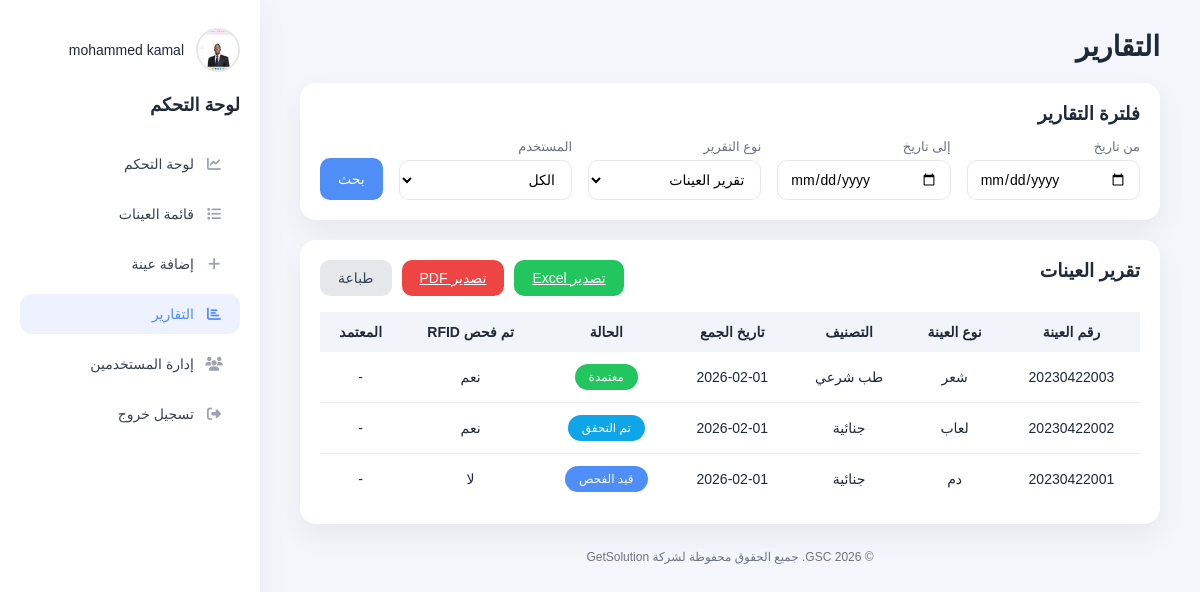
Page /api/reports/ (signed in) on the committed database.
### Users/models.py (models this page shows, shortened)
class UserProfile(models.Model):
	user = models.OneToOneField(User, on_delete=models.CASCADE)
	avatar = models.ImageField(upload_to='avatars/', null=True, blank=True)

### Samples/models.py (models this page shows)
class Sample(models.Model):
    STATUS_CHOICES = (
        ('pending', 'Pending'),
        ('checked', 'RFID Checked'),
        ('approved', 'Approved'),
        ('rejected', 'Rejected'),
    )
    sample_number = models.CharField(max_length=50, unique=True)
    sample_type = models.CharField(max_length=50)
    category = models.CharField(max_length=50)
    person_name = models.CharField(max_length=100)
    collected_date = models.DateField()
    location = models.CharField(max_length=100, blank=True)  # Added field for location
    rfid = models.OneToOneField(RFIDTag, on_delete=models.PROTECT)
    status = models.CharField(max_length=20, choices=STATUS_CHOICES, default='pending')

### Samples/views.py (the view)
# urls.py: path('reports/', reports_view, name='reports'),
@login_required
@permission_required('Samples.view_auditlog', raise_exception=True)
def reports_view(request):
	report_type = request.GET.get('report_type', 'samples')
	from_date = request.GET.get('from_date', '').strip()
	to_date = request.GET.get('to_date', '').strip()
	user_id = request.GET.get('user_id', '').strip()
	from django.contrib.auth.models import User
	users = User.objects.all().order_by('username')
	columns, rows, title = _build_report(report_type, from_date, to_date, user_id)
	context = {
		'report_type': report_type,
		'from_date': from_date,
		'to_date': to_date,
		'user_id': user_id,
		'users': users,
		'columns': columns,
		'rows': rows,
		'title': title,
		'can_export': _can_export(request.user),
	}
	return render(request, 'Samples/reports.html', context)

### Samples/views.py (called while the page is built)
def _can_export(user):
	return user.groups.filter(name__in=['Admin', 'Operator']).exists()

### Samples/templates/Samples/reports.html (shortened to what this page needs)
{% extends 'Samples/base.html' %}
{% load i18n %}
{% block content %}
<h1>{% trans "التقارير" %}</h1>
<div class="card">
  <h3>{% trans "فلترة التقارير" %}</h3>
  <form method="get" class="filters" style="grid-template-columns:1fr 1fr 1fr 1fr auto;">
    <div>
      <label>{% trans "من تاريخ" %}</label>
      <input type="date" name="from_date" value="{{ from_date }}">
    </div>
    <div>
      <label>{% trans "إلى تاريخ" %}</label>
      <input type="date" name="to_date" value="{{ to_date }}">
    </div>
    <div>
      <label>{% trans "نوع التقرير" %}</label>
      <select name="report_type">
        <option value="samples" {% if report_type == 'samples' %}selected{% endif %}>{% trans "تقرير العينات" %}</option>
      </select>
    </div>
    <div>
      <label>{% trans "المستخدم" %}</label>
      <select name="user_id">
        <option value="">{% trans "الكل" %}</option>
      </select>
    </div>
    <button class="btn btn-blue" type="submit">{% trans "بحث" %}</button>
  </form>
</div>
<div class="card">
  <div style="display:flex;justify-content:space-between;align-items:center;">
    <h3>{{ title }}</h3>
    <div style="display:flex;gap:10px;">
      {% if can_export %}
        <a class="btn btn-green" href="{% url 'reports-export-excel' %}?{{ request.GET.urlencode }}">{% trans "تصدير Excel" %}</a>
        <a class="btn btn-red" href="{% url 'reports-export-pdf' %}?{{ request.GET.urlencode }}">{% trans "تصدير PDF" %}</a>
      {% endif %}
      <button class="btn btn-gray" onclick="window.print()">{% trans "طباعة" %}</button>
    </div>
  </div>
  <div class="spacer"></div>
  <table>
    <thead>
      <tr>
        {% for col in columns %}
          <th>{{ col.label }}</th>
        {% endfor %}
      </tr>
    </thead>
    <tbody>
      {% for row in rows %}
        <tr>
          {% for cell in row %}
            <td>
              {% if cell.is_status %}
                <span class="status {% if cell.value == 'approved' or cell.value == 'معتمدة' %}approved{% elif cell.value == 'checked' or cell.value == 'تم التحقق' %}checked{% elif cell.value == 'pending' or cell.value == 'قيد الفحص' %}pending{% else %}rejected{% endif %}">
                  {{ cell.value }}
                </span>
              {% else %}
                {{ cell.value }}
              {% endif %}
            </td>
          {% endfor %}
        </tr>
      {% empty %}
        <tr><td colspan="{{ columns|length }}">{% trans "لا توجد بيانات" %}</td></tr>
      {% endfor %}
    </tbody>
  </table>
</div>
{% endblock %}

### Samples/templates/Samples/base.html (shortened to what this page needs)
<!DOCTYPE html>
<html lang="{% if LANGUAGE_CODE == 'ar' %}ar{% else %}en{% endif %}" dir="{% if LANGUAGE_CODE == 'ar' %}rtl{% else %}ltr{% endif %}">
<head>
    {% load i18n %}
    <link rel="stylesheet" href="https://cdnjs.cloudflare.com/ajax/libs/font-awesome/6.4.0/css/all.min.css">
</head>
<body>
<div class="layout">
    {% if request.user.is_authenticated %}
    <aside class="sidebar">
        <div class="avatar" id="avatarMenu">
            {% if request.user.userprofile.avatar %}
                <img class="avatar-img" alt="avatar" src="{{ request.user.userprofile.avatar.url }}">
            {% endif %}
            <div class="avatar-name">{{ request.user.get_full_name|default:request.user.username }}</div>
        </div>
        <h3>{% trans "Control Panel" %}</h3>
        <a href="{% url 'dashboard' %}" class="{% if '/api/dashboard/' in request.path %}active{% endif %}"><i class="fas fa-chart-line"></i>{% trans "Dashboard" %}</a>
        <a href="/api/samples/web/" class="{% if '/api/samples/web/' in request.path %}active{% endif %}"><i class="fas fa-list"></i>{% trans "Sample List" %}</a>
        <a href="/api/samples/add/" class="{% if '/api/samples/add/' in request.path %}active{% endif %}"><i class="fas fa-plus"></i>{% trans "Add Sample" %}</a>
        <a href="{% url 'reports' %}" class="{% if '/api/reports/' in request.path %}active{% endif %}"><i class="fas fa-chart-bar"></i>{% trans "Reports" %}</a>
        {% if request.user.is_superuser %}
            <a href="{% url 'user_management' %}" class="{% if '/users/management/' in request.path %}active{% endif %}"><i class="fas fa-users"></i>{% trans "User Management" %}</a>
        {% endif %}
        <a href="/users/logout/"><i class="fas fa-sign-out-alt"></i>{% trans "Logout" %}</a>
    </aside>
    {% endif %}
    <main class="main" style="width:100%;">
        {% block content %}{% endblock %}
        <div class="spacer"></div>
        <div class="muted" style="text-align:center;font-size:12px;padding:10px 0;">
            {% trans "© 2026 GSC. All rights reserved for GetSolution Co" %}
        </div>
    </main>
</div>
</body>
</html>

### Samples/templates/Samples/base.html (style rules this page uses)
:root { --blue:#4f8df7; --blue-2:#3b82f6; --green:#22c55e; --green-2:#34b399; --red:#ef4444; --bg:#f4f6fb; --card:#ffffff; --text:#1f2937; --muted:#6b7280; --border:#e5e7eb; --radius:16px; }
* { box-sizing:border-box;font-family:"Cairo",sans-serif }
body { margin:0;background:var(--bg);color:var(--text) }
.layout { display:flex;min-height:100vh;direction:ltr }
.sidebar { direction:rtl;width:260px;background:#fff;padding:28px 20px;box-shadow:0 10px 30px rgba(0,0,0,.06) }
.main { direction:rtl;flex:1;padding:30px 40px }
.sidebar h3 { margin:0 0 28px 0;font-size:18px }
.sidebar .avatar { display:flex;align-items:center;gap:12px;margin-bottom:22px;position:relative }
.sidebar .avatar-img { width:44px;height:44px;border-radius:50%;object-fit:cover;border:2px solid #e5e7eb }
.sidebar .avatar-name { font-size:14px;color:#1f2937 }
.sidebar a { display:block;padding:12px 16px;margin-bottom:10px;border-radius:12px;text-decoration:none;color:#374151;font-size:14px;display:flex;align-items:center;gap:10px }
.sidebar a i { width:20px;text-align:center;color:#9ca3af;font-size:14px }
.sidebar a.active,.sidebar a:hover { background:#eef2ff;color:var(--blue) }
.sidebar a.active i,.sidebar a:hover i { color:var(--blue) }
h1 { margin:0 0 20px 0;font-size:28px }
h3 { margin:0 0 14px 0 }
.card { background:#fff;padding:20px;border-radius:var(--radius);box-shadow:0 12px 30px rgba(0,0,0,.06) }
.card + .card { margin-top:20px }
.btn { border:none;padding:10px 18px;border-radius:10px;cursor:pointer;font-size:14px;display:inline-flex;align-items:center;gap:6px }
.btn-blue { background:var(--blue);color:#fff }
.btn-green { background:var(--green);color:#fff }
.btn-red { background:var(--red);color:#fff }
.btn-gray { background:#e5e7eb;color:#374151;text-decoration:none }
.status { padding:6px 14px;border-radius:999px;color:#fff;font-size:12px;display:inline-block }
.status.pending { background:var(--blue) }
.status.checked { background:#0ea5e9 }
.status.approved { background:var(--green) }
label { font-size:13px;color:var(--muted);display:block;margin-bottom:6px }
input, select { width:100%;padding:10px 12px;border-radius:10px;border:1px solid var(--border);font-size:14px;background:#fff }
table { width:100%;border-collapse:collapse }
thead { background:#f1f5f9 }
th,td { padding:12px 10px;text-align:center;font-size:14px }
tbody tr:not(:last-child) { border-bottom:1px solid #eee }
.muted { color:var(--muted) }
.spacer { height:16px }
.filters { display:grid;grid-template-columns:1fr 1fr 1fr 1.2fr auto;gap:16px;align-items:end }
.filters .btn { height:42px }

### rows in the picture
Sample: value "20230422003" "شعر" "طب شرعي"
Sample: value "20230422002" "لعاب" "جنائية"
Sample: value "20230422001" "دم" "جنائية"

### other values in the picture
{{ request.user.get_full_name|default:request.user.username }} "mohammed kamal"
{{ title }} "تقرير العينات"
{{ col.label }} "رقم العينة" "نوع العينة" "التصنيف" "تاريخ الجمع" "الحالة" "تم فحص RFID" "المعتمد"
{{ cell.value }} "2026-02-01" "نعم" "-" "2026-02-01" "نعم" "-" "2026-02-01" "لا" "-"
{{ cell.value }} "معتمدة" "تم التحقق" "قيد الفحص"
